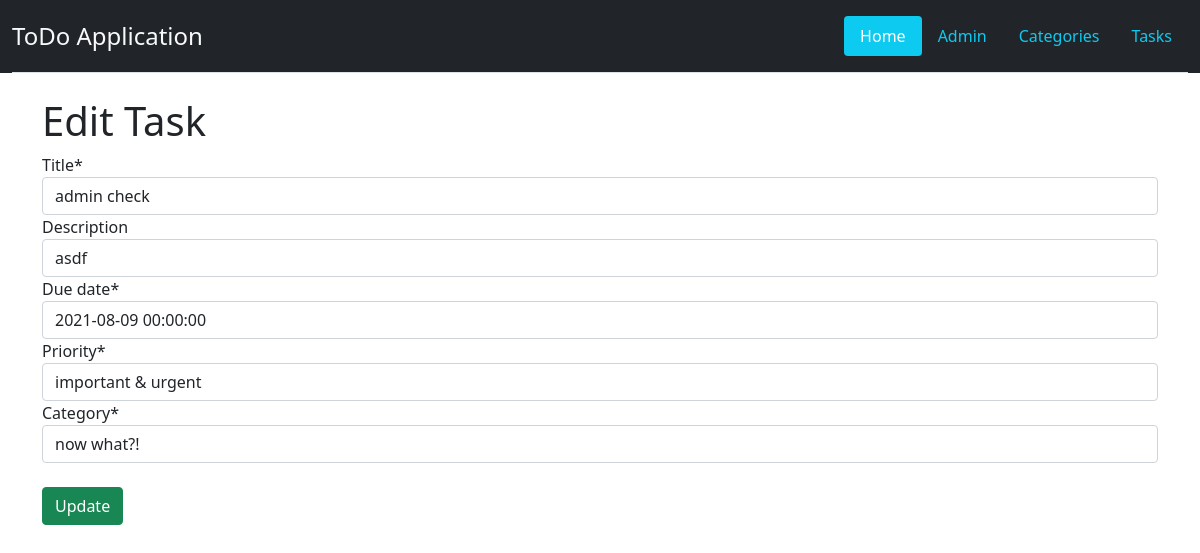
Screenshot of /tasks/12/edit with the database file from the repository.
### todo/models.py (models this page shows, shortened)
class Task(models.Model):
    class Meta:
        ordering = ['due_date']
    PRIORITY_CHOICES = [('1', 'important & urgent'),
                        ('2', 'important but not urgent'),
                        ('3', 'not important but urgent'),
                        ('4', 'not important & not urgent')]
    title = models.CharField(max_length=40)
    description = models.CharField(max_length=300, blank=True)
    due_date = models.DateTimeField()
    priority = models.CharField(max_length=5, choices=PRIORITY_CHOICES, default='1')
    user = models.ForeignKey('auth.User', on_delete=models.CASCADE, default=1)
    category = models.ForeignKey(Category, on_delete=models.PROTECT, related_name='tasks')
    status = models.CharField(max_length=1, default='0')
    created = models.DateTimeField(auto_now_add=True)
    updated = models.DateTimeField(auto_now=True)
    objects = TaskManager()

### todo/views.py (the view)
# urls.py: path('tasks/<int:pk>/edit', TaskUpdateView.as_view(), name='task_edit'),
class TaskUpdateView(UpdateView):
    form_class = TaskUpdateForm
    model = Task
    template_name = 'todo/task_edit.html'
    success_url = reverse_lazy('task_list')

### todo/forms.py
class TaskUpdateForm(forms.ModelForm):
    class Meta:
        model = Task
        fields = ['title', 'description', 'due_date', 'priority', 'category']

### todo/models.py (called while the page is built)
    def __str__(self):
        return self.name

### templates/todo/task_edit.html (shortened to what this page needs)
{% extends 'base.html' %}
{% load crispy_forms_tags %}
{% block content %}
  <h1>Edit Task</h1>
  <form action="" method="post">
    {{ form|crispy }}
    <br><input class="btn btn-success" type="submit" value="Update">
  </form>
{% endblock content %}

### rows the page displays
Task: title "admin check", description "asdf", due_date "2021-08-09 00:00:00", priority "important & urgent", category "now what?!"
